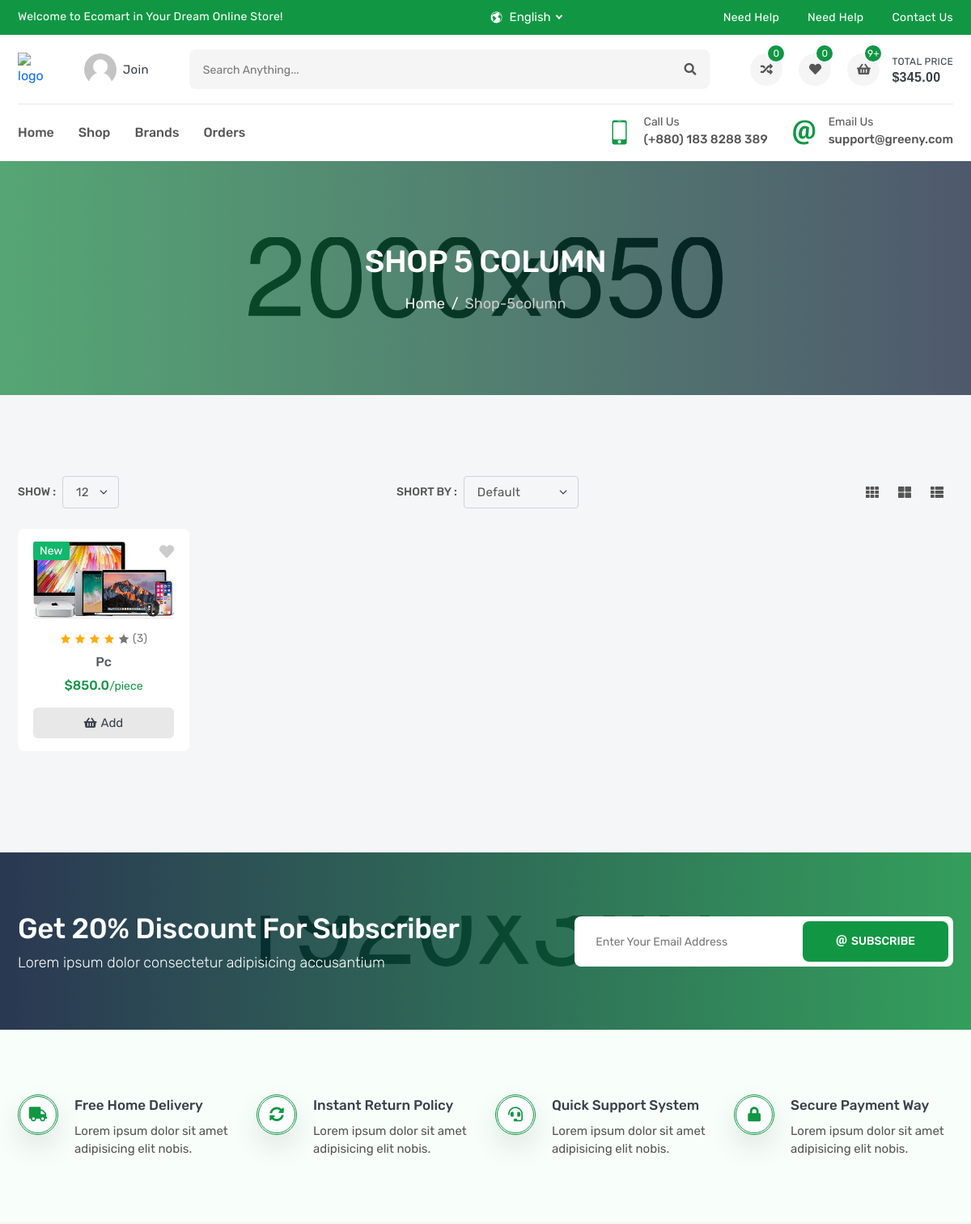
/products/ (upper part), run on an earlier commit of the app's database.
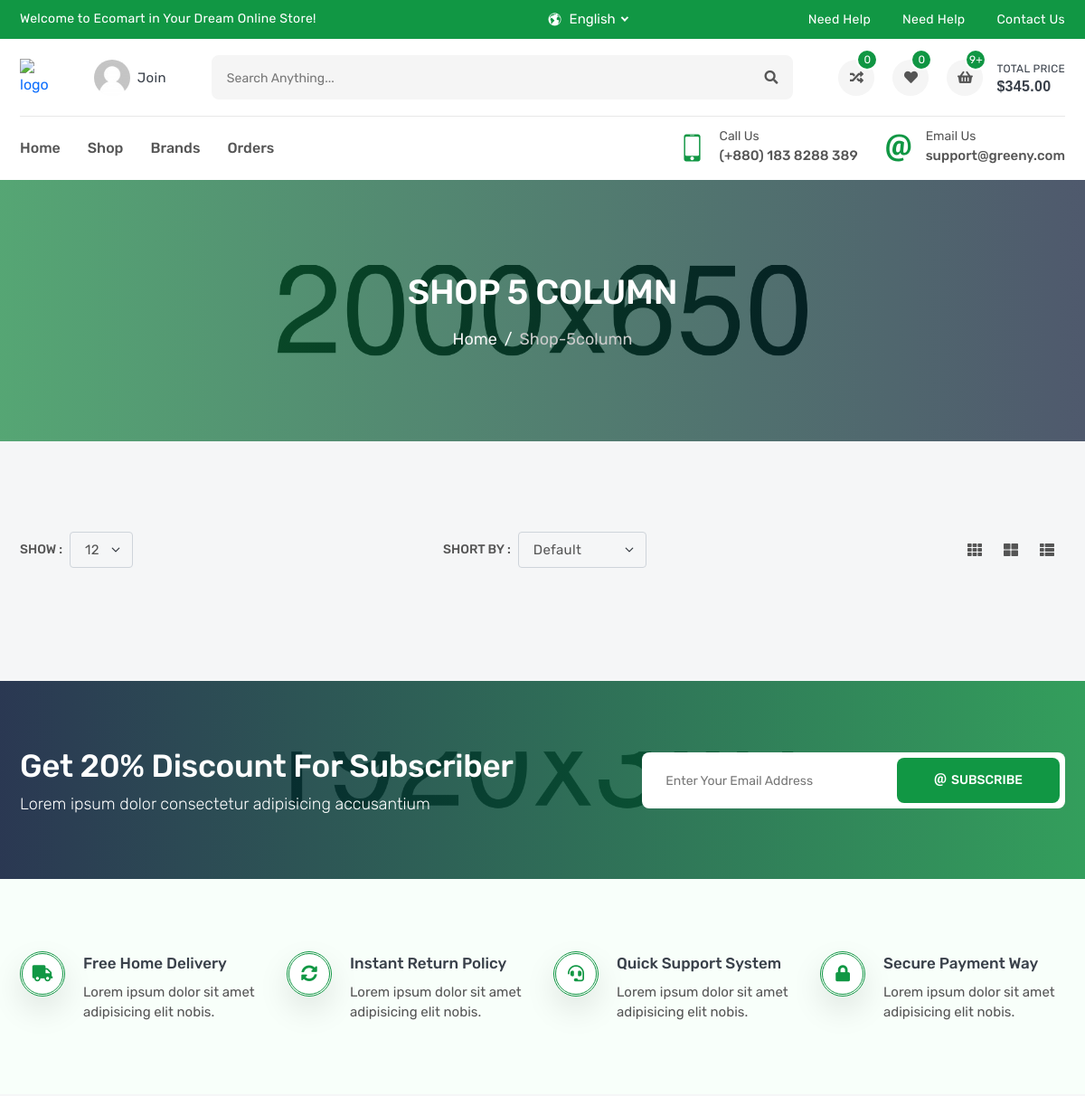
And on a later commit of the database.
### products/models.py (models this page shows, shortened)
class Product(models.Model):
    name = models.CharField (_('name'),max_length=120)
    description = models.TextField (_('description'),max_length=30000)
    price = models.FloatField (_('price'))
    image = models.ImageField(_('image'),upload_to= "productImage")
    sku = models.IntegerField(_('sku'))
    subtitle = models.TextField(_('subtitle'),max_length=600)
    brand = models.ForeignKey('Brand', verbose_name=_('Brand') ,related_name="Product_Brand" ,on_delete=models.CASCADE)
    flag = models.CharField(_('flag'),max_length=20 ,choices=FLAG_TYPES)
    tags = TaggableManager()
    slug = models.SlugField (blank=True , null= True)
    def __str__(self):
        return self.name

### products/views.py (the view)
# urls.py: path('' , ProductList.as_view(),name='product_list'),
class ProductList (generic.ListView):
    model = Product
    paginate_by = 100

### products/templates/products/product_list.html (shortened to what this page needs)
{% extends 'base.html' %}
{% block body %}
<section class="inner-section single-banner" style="background: url(images/single-banner.jpg) no-repeat center;">
    <div class="container">
        <h2>Shop 5 Column</h2>
        <ol class="breadcrumb">
            <li class="breadcrumb-item"><a href="index.html">Home</a></li>
            <li class="breadcrumb-item active" aria-current="page">shop-5column</li>
        </ol>
    </div>
</section>
<section class="inner-section shop-part">
    <div class="container">
        <div class="row">
            <div class="col-lg-12">
                <div class="top-filter">
                    <div class="filter-show">
                        <label class="filter-label">Show :</label>
                        <select class="form-select filter-select">
                            <option value="1">12</option>
                        </select>
                    </div>
                    <div class="filter-short">
                        <label class="filter-label">Short by :</label>
                        <select class="form-select filter-select">
                            <option selected>default</option>
                        </select>
                    </div>
                    <div class="filter-action">
                        <a href="shop-3column.html" title="Three Column"><i class="fas fa-th"></i></a>
                        <a href="shop-2column.html" title="Two Column"><i class="fas fa-th-large"></i></a>
                        <a href="shop-1column.html" title="One Column"><i class="fas fa-th-list"></i></a>
                    </div>
                </div>
            </div>
        </div>
        <div class="row row-cols-2 row-cols-md-3 row-cols-lg-3 row-cols-xl-5">
            {% for product in object_list %}
            <div class="col">
                <div class="product-card">
                    <div class="product-media">
                        <div class="product-label">
                            <label class="label-text new">{{product.flag}}</label>
                        </div>
                        <button class="product-wish wish">
                            <i class="fas fa-heart"></i>
                        </button>
                        <a class="product-image" href="{% url 'products:product_detail' product.slug %}">
                            <img src="{{product.image.url}}" alt="product">
                        </a>
                    </div>
                    <div class="product-content">
                        <div class="product-rating">
                            <i class="active icofont-star"></i>
                            <i class="active icofont-star"></i>
                            <i class="active icofont-star"></i>
                            <i class="active icofont-star"></i>
                            <i class="icofont-star"></i>
                            <a href="product-video.html">(3)</a>
                        </div>
                        <h6 class="product-name">
                            <a href="{% url 'products:product_detail' product.slug %}">{{product}}</a>
                        </h6>
                        <h6 class="product-price">
                            <span>${{product.price}}<small>/piece</small></span>
                        </h6>
                        <button class="product-add" title="Add to Cart">
                            <i class="fas fa-shopping-basket"></i>
                            <span>add</span>
                        </button>
                    </div>
                </div>
            </div>
            {% endfor %}
        </div>
    </div>
</section>
{% endblock body %}

What changed in the data, as far as the page shows it:
removed Product: flag "New", image (picture), name "Pc", price "850.0"
